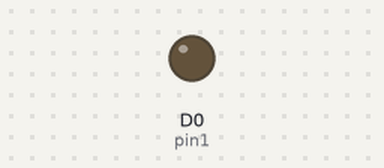
Simulated run of this sketch. Board: ESP8266 (NodeMCU). Parts: output pins drawn as LEDs (lit = HIGH). WiFi joins after 1.5 s; servers stay silent unless stated; uploads are accepted with an empty reply; what the sketch prints to the serial monitor is not drawn.

Above: at 1.6 s.
At 3.8 s:
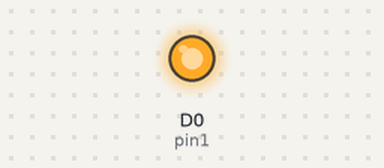
Timing chart, 0 to 5.3 s (numbered marks = the images above):
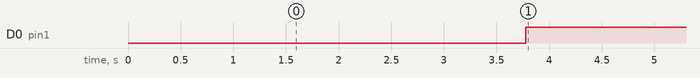

Measured:
- by itself, D0 (pin1): LOW → HIGH at 3.8 s

The sketch:

AWiFi_IoTled.ino
```cpp
#include <ESP8266WiFi.h>                 // Include main library
const char* ssid     = "Your SSID";      // Set SSID
const char* password = "Your password";  // Set password
const char* thing = "stLed";             // Thing name is  stLed
const char* host = "dweet.io";
const int pin1 =  D0;
boolean st_1 = false;                    //false//true
void setup()
{
  Serial.begin(115200);
  delay(10);
  // We start by connecting to a WiFi network
  Serial.println();
  Serial.println();
  Serial.print("Connecting to ");
  Serial.println(ssid);                 // Print SSID
  WiFi.begin(ssid, password);           // Send password
  while (WiFi.status() != WL_CONNECTED) // Check connection
  {
    delay(500);
    Serial.print(".");
  }
  Serial.println("");
  Serial.println("WiFi connected");
  Serial.println("IP address: ");
  Serial.println(WiFi.localIP());       // Print IP address
  pinMode(pin1, OUTPUT);
}
String mag;
void loop()
{
  // Use WiFiClient class to create TCP connections
  WiFiClient client;
  const int httpPort = 80;              // Set HTTP port
  if (!client.connect(host, httpPort))
  {
    Serial.println("connection failed");
    return;
  }
  // Send URL to dweet.io
  client.print(String("GET /get/latest/dweet/for/") + thing + (" HTTP/1.1\r\n") +
               "Host: " + host + "\r\n" +
               "Connection: keep-alive\r\n" +
               "Cache-Control: max-age=0\r\n\r\n");
  delay(1000);
  int st_response = -1;               // 200 OK
  int st_check_Mo = -1;               // Last-Modified
  mag = "";
  while (client.available())          // Read button status
  {
    String line = client.readStringUntil('\r');
    Serial.print(line);
    mag = line;
    if (mag.indexOf("Last-Modified") != -1)
      st_check_Mo = 1;
    if (mag.indexOf("200 OK") != -1)
      st_response = 1;
  }
  Serial.println(st_response);       // Print LED-D0 status
  String val_1 = getstring(mag, "LED\":", "}"); //
  Serial.println("val................");
  if (st_response == 1)
  {
    Serial.println(val_1);
    st_1 = val_1.toInt();
    digitalWrite(pin1, st_1);
  }
  Serial.println("closing connection");
}
String getstring(String data, String str_start, String str_end)
{
  int lastStringLength = data.length();
  int StrLength = str_start.length();
  int stratidex = data.indexOf(str_start);
  String Mag  = data.substring(stratidex + StrLength, lastStringLength);
  int endindex = -1;
  if (Mag.indexOf(str_end) != -1)
    endindex = Mag.indexOf(str_end);

  Mag  = Mag.substring(0, endindex);
  if (Mag == "")
    Mag = "-1";
  return Mag;
}
```
